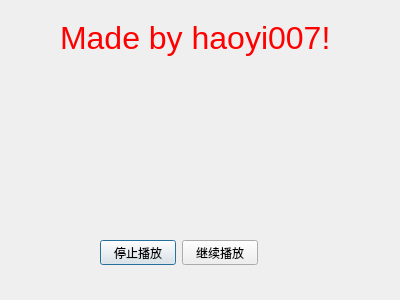
<?xml version="1.0" encoding="UTF-8"?>
<ui version="4.0">
 <class>about</class>
 <widget class="QDialog" name="about">
  <property name="geometry">
   <rect>
    <x>0</x>
    <y>0</y>
    <width>400</width>
    <height>300</height>
   </rect>
  </property>
  <property name="windowTitle">
   <string>Dialog</string>
  </property>
  <widget class="QLabel" name="label">
   <property name="geometry">
    <rect>
     <x>60</x>
     <y>20</y>
     <width>272</width>
     <height>38</height>
    </rect>
   </property>
   <property name="text">
    <string>&lt;html&gt;&lt;head/&gt;&lt;body&gt;&lt;p&gt;&lt;span style=&quot; font-size:24pt; color:#ff0000;&quot;&gt;Made by haoyi007!&lt;/span&gt;&lt;/p&gt;&lt;/body&gt;&lt;/html&gt;</string>
   </property>
  </widget>
  <widget class="QLabel" name="movieLabel">
   <property name="geometry">
    <rect>
     <x>50</x>
     <y>70</y>
     <width>291</width>
     <height>151</height>
    </rect>
   </property>
   <property name="text">
    <string/>
   </property>
  </widget>
  <widget class="QWidget" name="">
   <property name="geometry">
    <rect>
     <x>100</x>
     <y>240</y>
     <width>158</width>
     <height>25</height>
    </rect>
   </property>
   <layout class="QHBoxLayout" name="horizontalLayout">
    <item>
     <widget class="QPushButton" name="stopButton">
      <property name="text">
       <string>停止播放</string>
      </property>
     </widget>
    </item>
    <item>
     <widget class="QPushButton" name="contrinueButton">
      <property name="text">
       <string>继续播放</string>
      </property>
     </widget>
    </item>
   </layout>
  </widget>
  <zorder>label</zorder>
  <zorder>movieLabel</zorder>
  <zorder>contrinueButton</zorder>
  <zorder>stopButton</zorder>
  <zorder>contrinueButton</zorder>
  <zorder>stopButton</zorder>
 </widget>
 <resources/>
 <connections/>
</ui>
